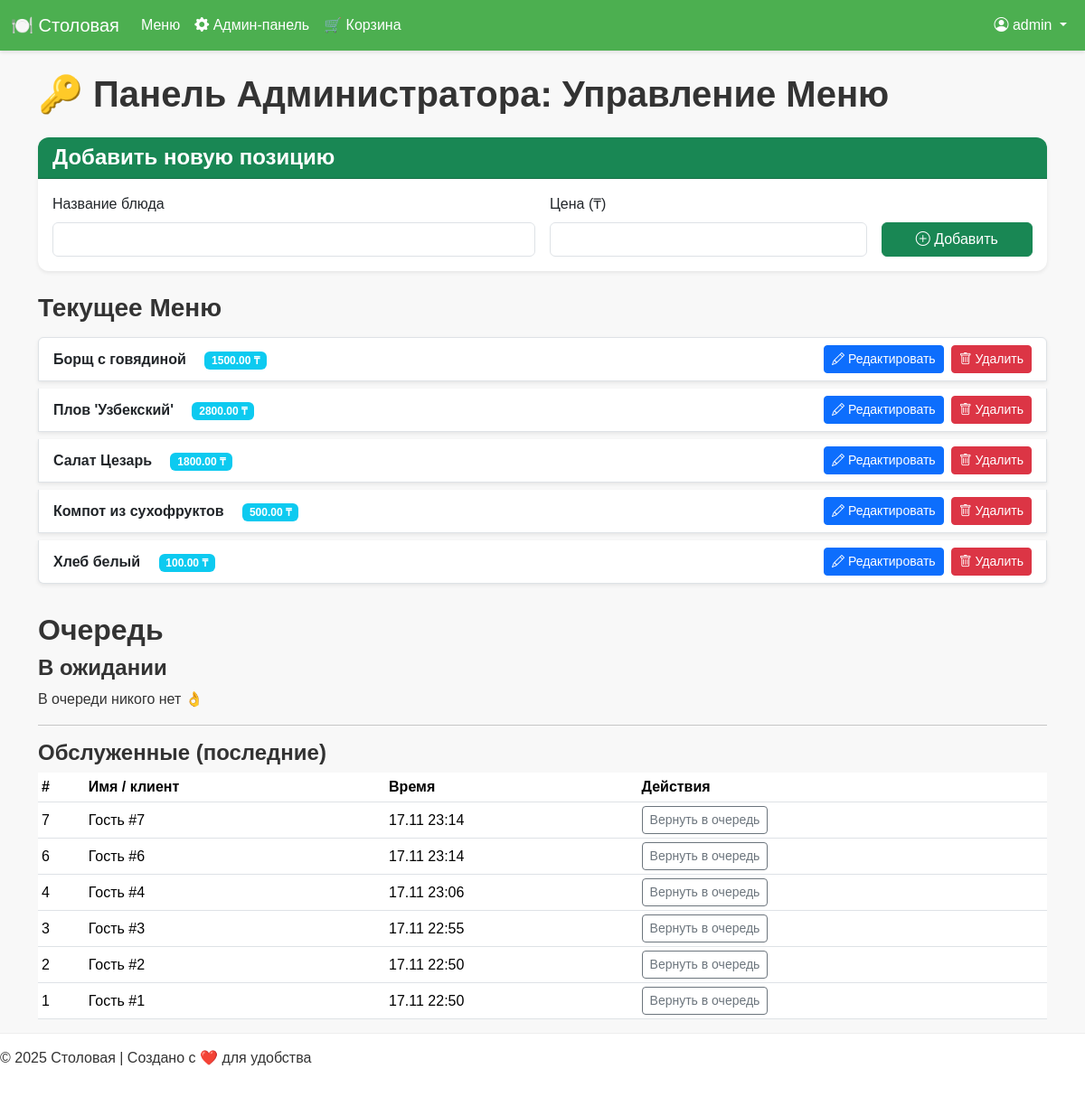
The page /admin (signed in) on the database its author committed.
### app.py (models this page shows, shortened)
class User(db.Model, UserMixin):
    id = db.Column(db.Integer, primary_key=True)
    username = db.Column(db.String(80), unique=True, nullable=False)
    email = db.Column(db.String(120), unique=True, nullable=False)
    password_hash = db.Column(db.String(128))
    address = db.Column(db.String(200))
    phone = db.Column(db.String(20))
    is_admin = db.Column(db.Boolean, default=False)

class MenuItem(db.Model):
    id = db.Column(db.Integer, primary_key=True)
    name = db.Column(db.String(100), nullable=False)
    price = db.Column(db.Float, nullable=False)

class QueueEntry(db.Model):
    id = db.Column(db.Integer, primary_key=True)
    name = db.Column(db.String(100), nullable=True)
    created_at = db.Column(db.DateTime, default=datetime.utcnow)
    status = db.Column(db.String(20), default="waiting")

### app.py (the view)
@app.route('/admin')
@admin_required
def admin_panel():
    menu = MenuItem.query.all()
    queue_waiting = (
        QueueEntry.query
        .filter_by(status="waiting")
        .order_by(QueueEntry.created_at.asc())
        .all()
    )
    queue_done = (
        QueueEntry.query
        .filter_by(status="done")
        .order_by(QueueEntry.created_at.desc())
        .limit(20)   # последние 20 обслуженных
        .all()
    )
    return render_template(
        "admin_panel.html",
        menu=menu,
        queue_waiting=queue_waiting,
        queue_done=queue_done,
        timedelta=timedelta,
    )

### app.py (called while the page is built)
def admin_required(f):
    @wraps(f)
    @login_required
    def decorated_function(*args, **kwargs):
        if not current_user.is_admin:
            flash("У вас нет прав администратора для доступа к этой странице.", 'danger')
            return redirect(url_for('index'))
        return f(*args, **kwargs)
    return decorated_function

@login_manager.user_loader
def load_user(user_id):
    return db.session.get(User, int(user_id))

### templates/admin_panel.html (shortened to what this page needs)
{% extends "base.html" %}
{% block content %}
<h1 class="mb-4">🔑 Панель Администратора: Управление Меню</h1>
<div class="row">
    <div class="col-lg-12 mb-4">
        <div class="card shadow-sm border-success">
            <div class="card-header bg-success text-white">
                <h4 class="mb-0">Добавить новую позицию</h4>
            </div>
            <div class="card-body">
                <form method="POST" action="{{ url_for('admin_add_item') }}" class="row g-3">
                    <div class="col-md-6">
                        <label for="name" class="form-label">Название блюда</label>
                        <input type="text" class="form-control" id="name" name="name" required>
                    </div>
                    <div class="col-md-4">
                        <label for="price" class="form-label">Цена (₸)</label>
                        <input type="number" step="0.01" class="form-control" id="price" name="price" required min="1">
                    </div>
                    <div class="col-md-2 d-flex align-items-end">
                        <button type="submit" class="btn btn-success w-100"><i class="bi bi-plus-circle"></i> Добавить</button>
                    </div>
                </form>
            </div>
        </div>
    </div>
    <div class="col-lg-12">
        <h3 class="mb-3">Текущее Меню</h3>
        <ul class="list-group">
            {% for item in menu %}
            <li class="list-group-item d-flex justify-content-between align-items-center mb-2 shadow-sm">
                <div class="flex-grow-1 me-3">
                    <strong>{{ item.name }}</strong>
                    <span class="badge bg-info ms-3">{{ "%.2f"|format(item.price) }} ₸</span>
                </div>
                <button type="button" class="btn btn-sm btn-primary me-2" data-bs-toggle="modal" data-bs-target="#editModal{{ item.id }}">
                    <i class="bi bi-pencil"></i> Редактировать
                </button>
                <form method="POST" action="{{ url_for('admin_delete_item', item_id=item.id) }}" style="display:inline;">
                    <button type="submit" class="btn btn-sm btn-danger" onclick="return confirm('Вы уверены, что хотите удалить {{ item.name }}?')">
                        <i class="bi bi-trash"></i> Удалить
                    </button>
                </form>
            </li>
            {% endfor %}
        </ul>
    </div>
</div>
<h2 class="mt-4">Очередь</h2>
<h4>В ожидании</h4>
{% if queue_waiting %}
  <table class="table table-striped align-middle">
    <thead>
      <tr>
        <th>#</th>
        <th>Имя / клиент</th>
        <th>Создан</th>
        <th>Действия</th>
      </tr>
    </thead>
    <tbody>
      {% for item in queue_waiting %}
        <tr>
          <td>{{ item.id }}</td>
          <td>{{ item.name or ("Гость #" ~ item.id) }}</td>
          <td>{{ (item.created_at + timedelta(hours=5)).strftime("%d.%m %H:%M") }}</td>
          <td class="d-flex gap-2">
            <form method="post" action="{{ url_for('queue_mark_done', entry_id=item.id) }}">
              <button type="submit" class="btn btn-sm btn-success">
                Обслужен
              </button>
            </form>
            <form method="post" action="{{ url_for('queue_delete', entry_id=item.id) }}">
              <button type="submit" class="btn btn-sm btn-outline-danger"
                      onclick="return confirm('Удалить запись из очереди?');">
                Удалить
              </button>
            </form>
          </td>
        </tr>
      {% endfor %}
    </tbody>
  </table>
{% else %}
  <p>В очереди никого нет 👌</p>
{% endif %}
<hr>
<h4>Обслуженные (последние)</h4>
{% if queue_done %}
  <table class="table table-sm table-hover align-middle">
    <thead>
      <tr>
        <th>#</th>
        <th>Имя / клиент</th>
        <th>Время</th>
        <th>Действия</th>
      </tr>
    </thead>
    <tbody>
      {% for item in queue_done %}
        <tr>
          <td>{{ item.id }}</td>
          <td>{{ item.name or ("Гость #" ~ item.id) }}</td>
          <td>{{ (item.created_at + timedelta(hours=5)).strftime("%d.%m %H:%M") }}</td>
          <td>
            <form method="post" action="{{ url_for('queue_restore', entry_id=item.id) }}">
              <button type="submit" class="btn btn-sm btn-outline-secondary">
                Вернуть в очередь
              </button>
            </form>
          </td>
        </tr>
      {% endfor %}
    </tbody>
  </table>
{% else %}
  <p>Обслуженных клиентов пока нет.</p>
{% endif %}
{% endblock %}

### templates/base.html (shortened to what this page needs)
<!DOCTYPE html>
<html lang="ru">
<head>
    <link href="https://cdn.jsdelivr.net/npm/bootstrap@5.3.2/dist/css/bootstrap.min.css" rel="stylesheet">
    <link rel="stylesheet" href="{{ url_for('static', filename='style.css') }}">
    <link rel="stylesheet" href="https://cdn.jsdelivr.net/npm/bootstrap-icons@1.11.3/font/bootstrap-icons.min.css">
</head>
<body>
    <nav class="navbar navbar-expand-lg navbar-dark bg-dark">
        <div class="container-fluid">
            <a class="navbar-brand" href="{{ url_for('index') }}">🍽️ Столовая</a>
            <div class="collapse navbar-collapse" id="navbarNav">
                <ul class="navbar-nav me-auto">
                    <li class="nav-item">
                        <a class="nav-link" href="{{ url_for('index') }}">Меню</a>
                    </li>
                    {% if current_user.is_authenticated and current_user.is_admin %}
                    <li class="nav-item">
                        <a class="nav-link text-warning" href="{{ url_for('admin_panel') }}">
                            <i class="bi bi-gear-fill"></i> Админ-панель
                        </a>
                    </li>
                    {% endif %}
                    <li class="nav-item">
                        <a class="nav-link" href="{{ url_for('view_cart') }}">
                            🛒 Корзина
                            {% set cart_count = session.get('cart', {})|length %}
                        </a>
                    </li>
                </ul>
                <ul class="navbar-nav ms-auto">
                    {% if current_user.is_authenticated %}
                        <li class="nav-item dropdown">
                            <a class="nav-link dropdown-toggle" href="#" id="navbarDropdown" role="button" data-bs-toggle="dropdown" aria-expanded="false">
                                <i class="bi bi-person-circle"></i> {{ current_user.username }}
                            </a>
                        </li>
                    {% endif %}
                </ul>
            </div>
        </div>
    </nav>
    <div class="container mt-4">
        {% block content %}{% endblock %}
    </div>
    <div class="footer">
        <p>&copy; 2025 Столовая | Создано с ❤️ для удобства</p>
    </div>
</body>
</html>

### static/style.css (style rules this page uses)
:root { --primary-color: #4CAF50; --secondary-color: #FF9800; --background-light: #F8F8F8; --text-dark: #333333; --card-shadow: 0 4px 12px rgba(0, 0, 0, 0.05); }
body { background-color: var(--background-light); color: var(--text-dark); font-family: 'Poppins', sans-serif; padding-bottom: 70px; }
h1, h2, h3, h4, h5, h6 { font-weight: 600; }
.navbar { background-color: var(--primary-color) !important; box-shadow: 0 2px 4px rgba(0, 0, 0, 0.1); }
.navbar-brand, .nav-link { color: white !important; }
.card { border: none; border-radius: 12px; transition: transform 0.3s, box-shadow 0.3s; overflow: hidden; }
.footer { position: fixed; left: 0; bottom: 0; width: 100%; background-color: #ffffff; border-top: 1px solid #eeeeee; padding: 15px 0; }

### rows shown on the page
User: username "admin"
MenuItem: name "Борщ с говядиной", price "1500.00"
MenuItem: name "Плов 'Узбекский'", price "2800.00"
MenuItem: name "Салат Цезарь", price "1800.00"
MenuItem: name "Компот из сухофруктов", price "500.00"
MenuItem: name "Хлеб белый", price "100.00"
QueueEntry: id "7", name+id "Гость #7", created_at "17.11 23:14"
QueueEntry: id "6", name+id "Гость #6", created_at "17.11 23:14"
QueueEntry: id "4", name+id "Гость #4", created_at "17.11 23:06"
QueueEntry: id "3", name+id "Гость #3", created_at "17.11 22:55"
QueueEntry: id "2", name+id "Гость #2", created_at "17.11 22:50"
QueueEntry: id "1", name+id "Гость #1", created_at "17.11 22:50"
